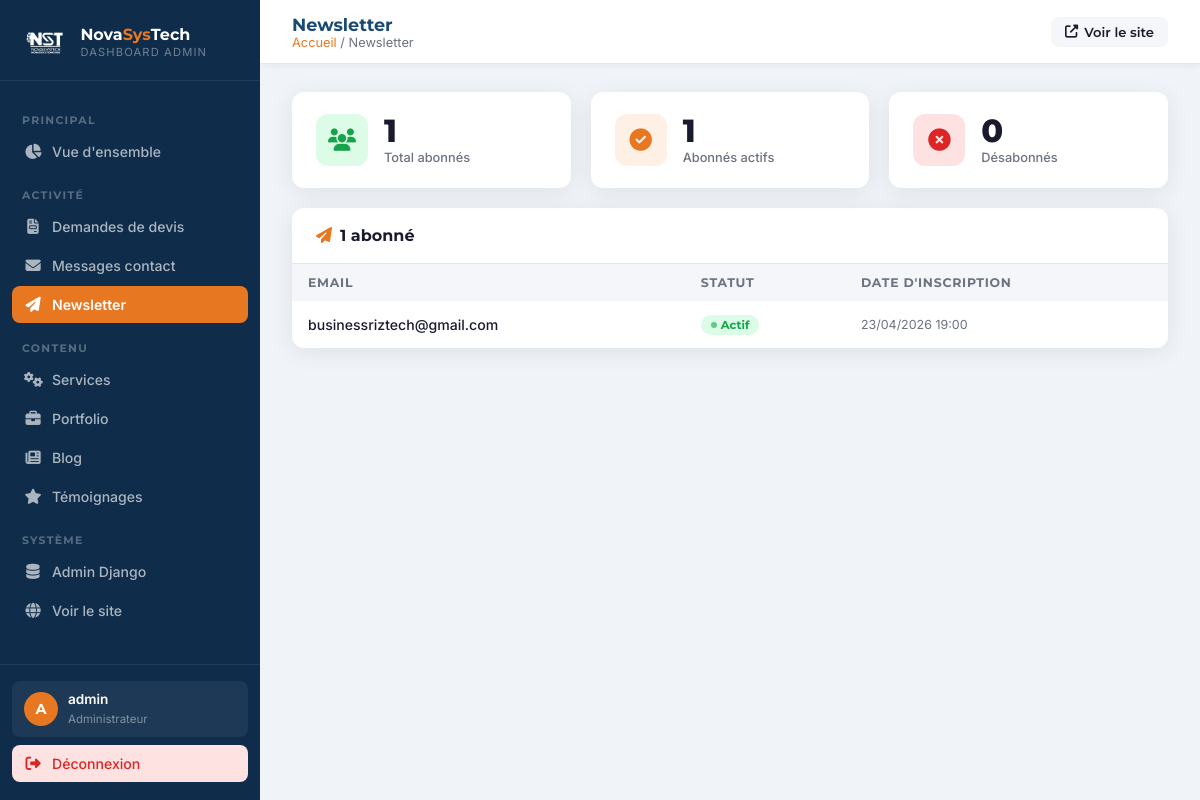
/dashboard/newsletter/ (signed in), run on the app's committed database.
### core/models.py (models this page shows, shortened)
class NewsletterAbonne(models.Model):
    email = models.EmailField(unique=True)
    actif = models.BooleanField(default=True)
    created_at = models.DateTimeField(auto_now_add=True)
    class Meta:
        verbose_name = 'Abonné Newsletter'

### dashboard/views.py (the view)
# urls.py: path('newsletter/', views.newsletter_list, name='newsletter_list'),
@login_required(login_url='/dashboard/login/')
def newsletter_list(request):
    abonnes = NewsletterAbonne.objects.order_by('-created_at')
    return render(request, 'dashboard/newsletter.html',
                  {'page': 'newsletter', 'abonnes': abonnes,
                   'total': abonnes.count(), 'actifs': abonnes.filter(actif=True).count()})

### core/context_processors.py (called while the page is built)
def global_context(request):
    return {
        'PHONE_1': getattr(settings, 'PHONE_1', '+228 79 92 81 81'),
        'EMAIL_CONTACT': getattr(settings, 'EMAIL_CONTACT', 'contact@novasystechn.com'),
        'EMAIL_SUPPORT': getattr(settings, 'EMAIL_SUPPORT', 'contact@novasystechn.com'),
        'WHATSAPP_NUMBER': getattr(settings, 'WHATSAPP_NUMBER', '22879928181'),
        'ADRESSE': getattr(settings, 'ADRESSE', 'Agoè Assiyéyé, Lomé'),
        'MAPS_URL': getattr(settings, 'MAPS_URL', ''),
        'RECAPTCHA_PUBLIC_KEY': getattr(settings, 'RECAPTCHA_PUBLIC_KEY', ''),
        'SITE_URL': getattr(settings, 'SITE_URL', ''),
    }

### templates/dashboard/newsletter.html (shortened to what this page needs)
{% extends 'dashboard/base.html' %}
{% block page_title %}Newsletter{% endblock %}
{% block breadcrumb %}<a href="{% url 'dashboard_home' %}">Accueil</a> / Newsletter{% endblock %}
{% block content %}
<div class="stats-row" style="grid-template-columns:repeat(3,1fr);margin-bottom:20px;">
  <div class="stat-card"><div class="stat-icon green"><i class="fas fa-users"></i></div><div><div class="stat-num">{{ total }}</div><div class="stat-label">Total abonnés</div></div></div>
  <div class="stat-card"><div class="stat-icon orange"><i class="fas fa-check-circle"></i></div><div><div class="stat-num">{{ actifs }}</div><div class="stat-label">Abonnés actifs</div></div></div>
  <div class="stat-card"><div class="stat-icon red"><i class="fas fa-times-circle"></i></div><div><div class="stat-num">{{ total|add:"-"|add:actifs|default:0 }}</div><div class="stat-label">Désabonnés</div></div></div>
</div>
<div class="card">
  <div class="card-header"><h3><i class="fas fa-paper-plane" style="color:var(--orange);margin-right:8px;"></i>{{ total }} abonné{{ total|pluralize }}</h3></div>
  <div class="table-wrap">
    <table>
      <thead><tr><th>Email</th><th>Statut</th><th>Date d'inscription</th></tr></thead>
      <tbody>
        {% for a in abonnes %}
        <tr>
          <td style="font-weight:500;">{{ a.email }}</td>
          <td>{% if a.actif %}<span class="badge green">Actif</span>{% else %}<span class="badge gray">Désabonné</span>{% endif %}</td>
          <td style="font-size:.78rem;color:var(--text-light);">{{ a.created_at|date:"d/m/Y H:i" }}</td>
        </tr>
        {% empty %}
        <tr><td colspan="3"><div class="empty-state"><i class="fas fa-paper-plane"></i><p>Aucun abonné pour le moment</p></div></td></tr>
        {% endfor %}
      </tbody>
    </table>
  </div>
</div>
{% endblock %}

### templates/dashboard/base.html (shortened to what this page needs)
{% load static %}<!DOCTYPE html>
<html lang="fr">
<head>
  <link rel="stylesheet" href="https://cdnjs.cloudflare.com/ajax/libs/font-awesome/6.5.0/css/all.min.css">
</head>
<body>
<aside class="sidebar" id="sidebar">
  <div class="sidebar-logo">
    <img src="{% static 'images/logo-nav.png' %}" alt="NST" onerror="this.style.display='none'">
    <div>
      <div class="brand">Nova<span>Sys</span>Tech</div>
      <div class="sub">Dashboard Admin</div>
    </div>
  </div>
  <nav class="sidebar-nav">
    <div class="nav-section-label">Principal</div>
    <a href="{% url 'dashboard_home' %}" class="nav-item {% if page == 'home' %}active{% endif %}">
      <i class="fas fa-chart-pie"></i> Vue d'ensemble
    </a>
    <div class="nav-section-label">Activité</div>
    <a href="{% url 'devis_list' %}" class="nav-item {% if page == 'devis' %}active{% endif %}">
      <i class="fas fa-file-invoice"></i> Demandes de devis
    </a>
    <a href="{% url 'messages_list' %}" class="nav-item {% if page == 'messages' %}active{% endif %}">
      <i class="fas fa-envelope"></i> Messages contact
    </a>
    <a href="{% url 'newsletter_list' %}" class="nav-item {% if page == 'newsletter' %}active{% endif %}">
      <i class="fas fa-paper-plane"></i> Newsletter
    </a>
    <div class="nav-section-label">Contenu</div>
    <a href="{% url 'services_list' %}" class="nav-item {% if page == 'services' %}active{% endif %}">
      <i class="fas fa-cogs"></i> Services
    </a>
    <a href="{% url 'projets_list' %}" class="nav-item {% if page == 'projets' %}active{% endif %}">
      <i class="fas fa-briefcase"></i> Portfolio
    </a>
    <a href="{% url 'articles_list' %}" class="nav-item {% if page == 'articles' %}active{% endif %}">
      <i class="fas fa-newspaper"></i> Blog
    </a>
    <a href="{% url 'temoignages_list' %}" class="nav-item {% if page == 'temoignages' %}active{% endif %}">
      <i class="fas fa-star"></i> Témoignages
    </a>
    <div class="nav-section-label">Système</div>
    <a href="/admin/" class="nav-item" target="_blank">
      <i class="fas fa-database"></i> Admin Django
    </a>
    <a href="{% url 'index' %}" class="nav-item" target="_blank">
      <i class="fas fa-globe"></i> Voir le site
    </a>
  </nav>
  <div class="sidebar-footer">
    <div class="sidebar-user">
      <div class="user-avatar">{{ request.user.username|slice:":1"|upper }}</div>
      <div>
        <span class="user-name">{{ request.user.get_full_name|default:request.user.username }}</span>
        <span class="user-role">Administrateur</span>
      </div>
    </div>
    <a href="{% url 'dashboard_logout' %}" class="nav-item" style="background:#FEE2E2;color:#DC2626;">
      <i class="fas fa-sign-out-alt"></i> Déconnexion
    </a>
  </div>
</aside>
<div class="main">
  <header class="topbar">
    <div class="topbar-left">
      <div>
        <div class="page-title">{% block page_title %}Dashboard{% endblock %}</div>
        <div class="breadcrumb-bar">{% block breadcrumb %}<a href="{% url 'dashboard_home' %}">Accueil</a>{% endblock %}</div>
      </div>
    </div>
    <div class="topbar-right">
      <a href="{% url 'index' %}" class="topbar-btn ghost" target="_blank">
        <i class="fas fa-external-link-alt"></i> Voir le site
      </a>
    </div>
  </header>
  <div class="content">
    {% block content %}{% endblock %}
  </div>
</div>
</body>
</html>

### data on the page
NewsletterAbonne: email "businessriztech@gmail.com", actif "Actif", created_at "23/04/2026 19:00"

### other printed values
{{ request.user.username|slice:":1"|upper }} "A"
{{ request.user.get_full_name|default:request.user.username }} "admin"
{{ total }} "1"
{{ actifs }} "1"
{{ total|add:"-"|add:actifs|default:0 }} "0"
